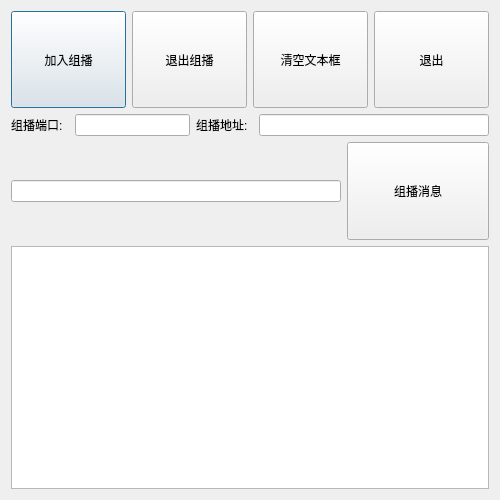
<?xml version="1.0" encoding="UTF-8"?>
<ui version="4.0">
 <class>dialogupdmulticast</class>
 <widget class="QDialog" name="dialogupdmulticast">
  <property name="geometry">
   <rect>
    <x>0</x>
    <y>0</y>
    <width>500</width>
    <height>500</height>
   </rect>
  </property>
  <property name="windowTitle">
   <string>UDP Multicast  UDP组播</string>
  </property>
  <layout class="QVBoxLayout" name="verticalLayout" stretch="2,1,2,5">
   <item>
    <layout class="QHBoxLayout" name="horizontalLayout_3">
     <item>
      <widget class="QPushButton" name="actStart">
       <property name="sizePolicy">
        <sizepolicy hsizetype="Preferred" vsizetype="Preferred">
         <horstretch>0</horstretch>
         <verstretch>0</verstretch>
        </sizepolicy>
       </property>
       <property name="text">
        <string>加入组播</string>
       </property>
      </widget>
     </item>
     <item>
      <widget class="QPushButton" name="actStop">
       <property name="sizePolicy">
        <sizepolicy hsizetype="Preferred" vsizetype="Preferred">
         <horstretch>0</horstretch>
         <verstretch>0</verstretch>
        </sizepolicy>
       </property>
       <property name="text">
        <string>退出组播</string>
       </property>
      </widget>
     </item>
     <item>
      <widget class="QPushButton" name="pushButton_3">
       <property name="sizePolicy">
        <sizepolicy hsizetype="Preferred" vsizetype="Preferred">
         <horstretch>0</horstretch>
         <verstretch>0</verstretch>
        </sizepolicy>
       </property>
       <property name="text">
        <string>清空文本框</string>
       </property>
      </widget>
     </item>
     <item>
      <widget class="QPushButton" name="pushButton_4">
       <property name="sizePolicy">
        <sizepolicy hsizetype="Preferred" vsizetype="Preferred">
         <horstretch>0</horstretch>
         <verstretch>0</verstretch>
        </sizepolicy>
       </property>
       <property name="text">
        <string>退出</string>
       </property>
      </widget>
     </item>
    </layout>
   </item>
   <item>
    <layout class="QHBoxLayout" name="horizontalLayout_2" stretch="1,2,1,4">
     <item>
      <widget class="QLabel" name="label">
       <property name="text">
        <string>组播端口:</string>
       </property>
      </widget>
     </item>
     <item>
      <widget class="QLineEdit" name="lineEdit_bind"/>
     </item>
     <item>
      <widget class="QLabel" name="label_2">
       <property name="text">
        <string>组播地址:</string>
       </property>
      </widget>
     </item>
     <item>
      <widget class="QLineEdit" name="lineEdit_IP"/>
     </item>
    </layout>
   </item>
   <item>
    <layout class="QHBoxLayout" name="horizontalLayout" stretch="7,3">
     <item>
      <widget class="QLineEdit" name="lineEdit"/>
     </item>
     <item>
      <widget class="QPushButton" name="btnSend">
       <property name="sizePolicy">
        <sizepolicy hsizetype="Preferred" vsizetype="Preferred">
         <horstretch>0</horstretch>
         <verstretch>0</verstretch>
        </sizepolicy>
       </property>
       <property name="text">
        <string>组播消息</string>
       </property>
      </widget>
     </item>
    </layout>
   </item>
   <item>
    <widget class="QTextEdit" name="textEdit"/>
   </item>
  </layout>
 </widget>
 <resources/>
 <connections/>
</ui>
